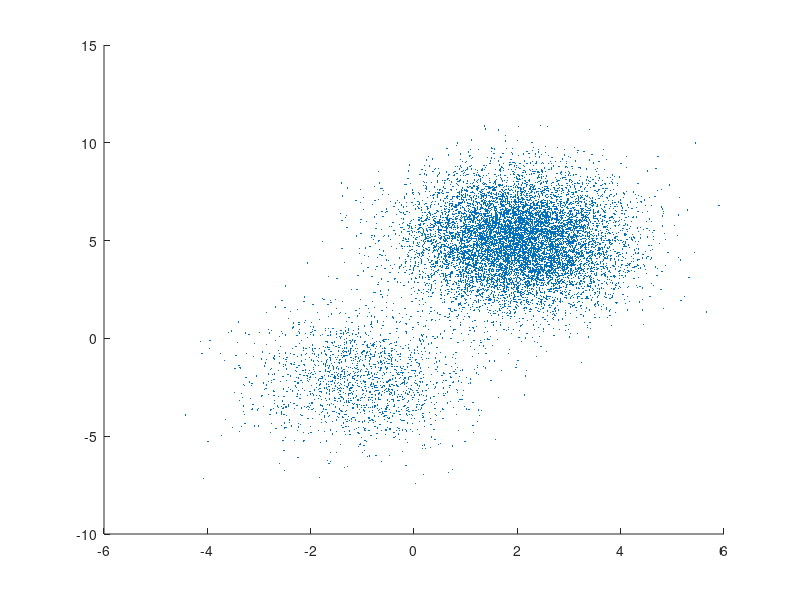

This figure's MATLAB source: (Note: this script raises an error after producing the figure.)
%% Raggiungibilità stocastica
mu = 0.1;
sigma = 0.30;
dt = 1/252;
Nsim = 252*4;
DeltaW = randn([1 Nsim]);
S = exp(mu*dt+sigma*sqrt(dt)*cumsum(DeltaW));
plot(S)


%% scatterplot mistura gaussiana
mu1 = [2 5];          % Mean of the 1st component
sigma1 = [1 0; 0 3]; % Covariance of the 1st component
mu2 = [-1 -2];        % Mean of the 2nd component
sigma2 = [1 0; 0 3];  % Covariance of the 2nd component
rng('default') % For reproducibility
r1 = mvnrnd(mu1,sigma1,10000);
r2 = mvnrnd(mu2,sigma2,1700);
X = [r1; r2];
gm = fitgmdist(X,2)
scatter(X(:,1),X(:,2),10,'.') % Scatter plot with points of size 10
hold on
ezcontour(@(x,y)pdf(gm,[x y]),[-5 6 -8 13])
title('')
print('/home/andrea/Thesis/Latex/final/Presentation/Images/Scatter','-dpng', '-r900');

%% Exit time

mu = 0.07;
sigma = 0.16;
dt = 1/252;
Nsim = ceil(252*0.3);
DeltaW = randn([1 Nsim]);
X = [0 mu*dt+sigma*sqrt(dt)*cumsum(DeltaW)];
plot((0:Nsim)/252,X)
grid on


print('/home/andrea/Thesis/Latex/final/Presentation/Images/ExitTime','-dpng', '-r900');


